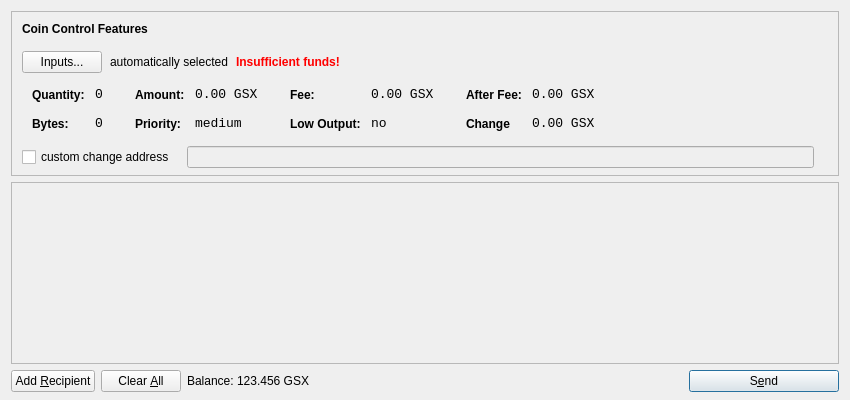
<?xml version="1.0" encoding="UTF-8"?>
<ui version="4.0">
 <class>SendCoinsDialog</class>
 <widget class="QDialog" name="SendCoinsDialog">
  <property name="geometry">
   <rect>
    <x>0</x>
    <y>0</y>
    <width>850</width>
    <height>400</height>
   </rect>
  </property>
  <property name="windowTitle">
   <string>Send Coins</string>
  </property>
  <layout class="QVBoxLayout" name="verticalLayout" stretch="0,1,0">
   <property name="bottomMargin">
    <number>8</number>
   </property>
   <item>
    <widget class="QFrame" name="frameCoinControl">
     <property name="sizePolicy">
      <sizepolicy hsizetype="Expanding" vsizetype="Expanding">
       <horstretch>0</horstretch>
       <verstretch>0</verstretch>
      </sizepolicy>
     </property>
     <property name="maximumSize">
      <size>
       <width>16777215</width>
       <height>16777215</height>
      </size>
     </property>
     <property name="frameShape">
      <enum>QFrame::StyledPanel</enum>
     </property>
     <property name="frameShadow">
      <enum>QFrame::Sunken</enum>
     </property>
     <layout class="QVBoxLayout" name="verticalLayoutCoinControl2">
      <property name="spacing">
       <number>-1</number>
      </property>
      <property name="leftMargin">
       <number>0</number>
      </property>
      <property name="topMargin">
       <number>0</number>
      </property>
      <property name="rightMargin">
       <number>0</number>
      </property>
      <property name="bottomMargin">
       <number>6</number>
      </property>
      <item>
       <layout class="QVBoxLayout" name="verticalLayoutCoinControl" stretch="0,0,0,0,1">
        <property name="spacing">
         <number>0</number>
        </property>
        <property name="leftMargin">
         <number>10</number>
        </property>
        <property name="topMargin">
         <number>10</number>
        </property>
        <item>
         <layout class="QHBoxLayout" name="horizontalLayoutCoinControl1">
          <property name="bottomMargin">
           <number>15</number>
          </property>
          <item>
           <widget class="QLabel" name="labelCoinControlFeatures">
            <property name="sizePolicy">
             <sizepolicy hsizetype="Preferred" vsizetype="Maximum">
              <horstretch>0</horstretch>
              <verstretch>0</verstretch>
             </sizepolicy>
            </property>
            <property name="font">
             <font>
              <weight>75</weight>
              <bold>true</bold>
             </font>
            </property>
            <property name="styleSheet">
             <string notr="true">font-weight:bold;</string>
            </property>
            <property name="text">
             <string>Coin Control Features</string>
            </property>
           </widget>
          </item>
         </layout>
        </item>
        <item>
         <layout class="QHBoxLayout" name="horizontalLayoutCoinControl2" stretch="0,0,0,0">
          <property name="spacing">
           <number>8</number>
          </property>
          <property name="bottomMargin">
           <number>10</number>
          </property>
          <item>
           <widget class="QPushButton" name="pushButtonCoinControl">
            <property name="styleSheet">
             <string notr="true"/>
            </property>
            <property name="text">
             <string>Inputs...</string>
            </property>
           </widget>
          </item>
          <item>
           <widget class="QLabel" name="labelCoinControlAutomaticallySelected">
            <property name="text">
             <string>automatically selected</string>
            </property>
            <property name="margin">
             <number>5</number>
            </property>
           </widget>
          </item>
          <item>
           <widget class="QLabel" name="labelCoinControlInsuffFunds">
            <property name="font">
             <font>
              <weight>75</weight>
              <bold>true</bold>
             </font>
            </property>
            <property name="styleSheet">
             <string notr="true">color:red;font-weight:bold;</string>
            </property>
            <property name="text">
             <string>Insufficient funds!</string>
            </property>
            <property name="margin">
             <number>5</number>
            </property>
           </widget>
          </item>
          <item>
           <spacer name="horizontalSpacerCoinControl">
            <property name="orientation">
             <enum>Qt::Horizontal</enum>
            </property>
            <property name="sizeHint" stdset="0">
             <size>
              <width>40</width>
              <height>1</height>
             </size>
            </property>
           </spacer>
          </item>
         </layout>
        </item>
        <item>
         <widget class="QWidget" name="widgetCoinControl" native="true">
          <property name="sizePolicy">
           <sizepolicy hsizetype="Preferred" vsizetype="Preferred">
            <horstretch>0</horstretch>
            <verstretch>0</verstretch>
           </sizepolicy>
          </property>
          <property name="minimumSize">
           <size>
            <width>0</width>
            <height>0</height>
           </size>
          </property>
          <property name="styleSheet">
           <string notr="true"/>
          </property>
          <layout class="QHBoxLayout" name="horizontalLayoutCoinControl5">
           <property name="margin">
            <number>0</number>
           </property>
           <item>
            <layout class="QHBoxLayout" name="horizontalLayoutCoinControl3" stretch="0,0,0,1">
             <property name="spacing">
              <number>20</number>
             </property>
             <property name="topMargin">
              <number>0</number>
             </property>
             <property name="bottomMargin">
              <number>10</number>
             </property>
             <item>
              <layout class="QFormLayout" name="formLayoutCoinControl1">
               <property name="horizontalSpacing">
                <number>10</number>
               </property>
               <property name="verticalSpacing">
                <number>14</number>
               </property>
               <property name="leftMargin">
                <number>10</number>
               </property>
               <property name="topMargin">
                <number>4</number>
               </property>
               <property name="rightMargin">
                <number>6</number>
               </property>
               <item row="0" column="0">
                <widget class="QLabel" name="labelCoinControlQuantityText">
                 <property name="styleSheet">
                  <string notr="true">font-weight:bold;</string>
                 </property>
                 <property name="text">
                  <string>Quantity:</string>
                 </property>
                 <property name="margin">
                  <number>0</number>
                 </property>
                </widget>
               </item>
               <item row="0" column="1">
                <widget class="QLabel" name="labelCoinControlQuantity">
                 <property name="font">
                  <font>
                   <family>Monospace</family>
                   <pointsize>10</pointsize>
                  </font>
                 </property>
                 <property name="cursor">
                  <cursorShape>IBeamCursor</cursorShape>
                 </property>
                 <property name="contextMenuPolicy">
                  <enum>Qt::ActionsContextMenu</enum>
                 </property>
                 <property name="text">
                  <string>0</string>
                 </property>
                 <property name="margin">
                  <number>0</number>
                 </property>
                 <property name="textInteractionFlags">
                  <set>Qt::LinksAccessibleByMouse|Qt::TextSelectableByKeyboard|Qt::TextSelectableByMouse</set>
                 </property>
                </widget>
               </item>
               <item row="1" column="0">
                <widget class="QLabel" name="labelCoinControlBytesText">
                 <property name="styleSheet">
                  <string notr="true">font-weight:bold;</string>
                 </property>
                 <property name="text">
                  <string>Bytes:</string>
                 </property>
                </widget>
               </item>
               <item row="1" column="1">
                <widget class="QLabel" name="labelCoinControlBytes">
                 <property name="font">
                  <font>
                   <family>Monospace</family>
                   <pointsize>10</pointsize>
                  </font>
                 </property>
                 <property name="cursor">
                  <cursorShape>IBeamCursor</cursorShape>
                 </property>
                 <property name="contextMenuPolicy">
                  <enum>Qt::ActionsContextMenu</enum>
                 </property>
                 <property name="text">
                  <string>0</string>
                 </property>
                 <property name="textInteractionFlags">
                  <set>Qt::LinksAccessibleByMouse|Qt::TextSelectableByKeyboard|Qt::TextSelectableByMouse</set>
                 </property>
                </widget>
               </item>
              </layout>
             </item>
             <item>
              <layout class="QFormLayout" name="formLayoutCoinControl2">
               <property name="horizontalSpacing">
                <number>10</number>
               </property>
               <property name="verticalSpacing">
                <number>14</number>
               </property>
               <property name="leftMargin">
                <number>6</number>
               </property>
               <property name="topMargin">
                <number>4</number>
               </property>
               <property name="rightMargin">
                <number>6</number>
               </property>
               <item row="0" column="0">
                <widget class="QLabel" name="labelCoinControlAmountText">
                 <property name="styleSheet">
                  <string notr="true">font-weight:bold;</string>
                 </property>
                 <property name="text">
                  <string>Amount:</string>
                 </property>
                 <property name="margin">
                  <number>0</number>
                 </property>
                </widget>
               </item>
               <item row="0" column="1">
                <widget class="QLabel" name="labelCoinControlAmount">
                 <property name="font">
                  <font>
                   <family>Monospace</family>
                   <pointsize>10</pointsize>
                  </font>
                 </property>
                 <property name="cursor">
                  <cursorShape>IBeamCursor</cursorShape>
                 </property>
                 <property name="contextMenuPolicy">
                  <enum>Qt::ActionsContextMenu</enum>
                 </property>
                 <property name="text">
                  <string>0.00 GSX</string>
                 </property>
                 <property name="textInteractionFlags">
                  <set>Qt::LinksAccessibleByMouse|Qt::TextSelectableByKeyboard|Qt::TextSelectableByMouse</set>
                 </property>
                </widget>
               </item>
               <item row="1" column="0">
                <widget class="QLabel" name="labelCoinControlPriorityText">
                 <property name="styleSheet">
                  <string notr="true">font-weight:bold;</string>
                 </property>
                 <property name="text">
                  <string>Priority:</string>
                 </property>
                </widget>
               </item>
               <item row="1" column="1">
                <widget class="QLabel" name="labelCoinControlPriority">
                 <property name="font">
                  <font>
                   <family>Monospace</family>
                   <pointsize>10</pointsize>
                  </font>
                 </property>
                 <property name="cursor">
                  <cursorShape>IBeamCursor</cursorShape>
                 </property>
                 <property name="contextMenuPolicy">
                  <enum>Qt::ActionsContextMenu</enum>
                 </property>
                 <property name="text">
                  <string>medium</string>
                 </property>
                 <property name="textInteractionFlags">
                  <set>Qt::LinksAccessibleByMouse|Qt::TextSelectableByKeyboard|Qt::TextSelectableByMouse</set>
                 </property>
                </widget>
               </item>
              </layout>
             </item>
             <item>
              <layout class="QFormLayout" name="formLayoutCoinControl3">
               <property name="horizontalSpacing">
                <number>10</number>
               </property>
               <property name="verticalSpacing">
                <number>14</number>
               </property>
               <property name="leftMargin">
                <number>6</number>
               </property>
               <property name="topMargin">
                <number>4</number>
               </property>
               <property name="rightMargin">
                <number>6</number>
               </property>
               <item row="0" column="0">
                <widget class="QLabel" name="labelCoinControlFeeText">
                 <property name="styleSheet">
                  <string notr="true">font-weight:bold;</string>
                 </property>
                 <property name="text">
                  <string>Fee:</string>
                 </property>
                 <property name="margin">
                  <number>0</number>
                 </property>
                </widget>
               </item>
               <item row="0" column="1">
                <widget class="QLabel" name="labelCoinControlFee">
                 <property name="font">
                  <font>
                   <family>Monospace</family>
                   <pointsize>10</pointsize>
                  </font>
                 </property>
                 <property name="cursor">
                  <cursorShape>IBeamCursor</cursorShape>
                 </property>
                 <property name="contextMenuPolicy">
                  <enum>Qt::ActionsContextMenu</enum>
                 </property>
                 <property name="text">
                  <string>0.00 GSX</string>
                 </property>
                 <property name="textInteractionFlags">
                  <set>Qt::LinksAccessibleByMouse|Qt::TextSelectableByKeyboard|Qt::TextSelectableByMouse</set>
                 </property>
                </widget>
               </item>
               <item row="1" column="0">
                <widget class="QLabel" name="labelCoinControlLowOutputText">
                 <property name="styleSheet">
                  <string notr="true">font-weight:bold;</string>
                 </property>
                 <property name="text">
                  <string>Low Output:</string>
                 </property>
                </widget>
               </item>
               <item row="1" column="1">
                <widget class="QLabel" name="labelCoinControlLowOutput">
                 <property name="font">
                  <font>
                   <family>Monospace</family>
                   <pointsize>10</pointsize>
                  </font>
                 </property>
                 <property name="cursor">
                  <cursorShape>IBeamCursor</cursorShape>
                 </property>
                 <property name="contextMenuPolicy">
                  <enum>Qt::ActionsContextMenu</enum>
                 </property>
                 <property name="text">
                  <string>no</string>
                 </property>
                 <property name="textInteractionFlags">
                  <set>Qt::LinksAccessibleByMouse|Qt::TextSelectableByKeyboard|Qt::TextSelectableByMouse</set>
                 </property>
                </widget>
               </item>
              </layout>
             </item>
             <item>
              <layout class="QFormLayout" name="formLayoutCoinControl4">
               <property name="horizontalSpacing">
                <number>10</number>
               </property>
               <property name="verticalSpacing">
                <number>14</number>
               </property>
               <property name="leftMargin">
                <number>6</number>
               </property>
               <property name="topMargin">
                <number>4</number>
               </property>
               <property name="rightMargin">
                <number>6</number>
               </property>
               <item row="0" column="0">
                <widget class="QLabel" name="labelCoinControlAfterFeeText">
                 <property name="styleSheet">
                  <string notr="true">font-weight:bold;</string>
                 </property>
                 <property name="text">
                  <string>After Fee:</string>
                 </property>
                 <property name="margin">
                  <number>0</number>
                 </property>
                </widget>
               </item>
               <item row="0" column="1">
                <widget class="QLabel" name="labelCoinControlAfterFee">
                 <property name="font">
                  <font>
                   <family>Monospace</family>
                   <pointsize>10</pointsize>
                  </font>
                 </property>
                 <property name="cursor">
                  <cursorShape>IBeamCursor</cursorShape>
                 </property>
                 <property name="contextMenuPolicy">
                  <enum>Qt::ActionsContextMenu</enum>
                 </property>
                 <property name="text">
                  <string>0.00 GSX</string>
                 </property>
                 <property name="textInteractionFlags">
                  <set>Qt::LinksAccessibleByMouse|Qt::TextSelectableByKeyboard|Qt::TextSelectableByMouse</set>
                 </property>
                </widget>
               </item>
               <item row="1" column="0">
                <widget class="QLabel" name="labelCoinControlChangeText">
                 <property name="styleSheet">
                  <string notr="true">font-weight:bold;</string>
                 </property>
                 <property name="text">
                  <string>Change</string>
                 </property>
                </widget>
               </item>
               <item row="1" column="1">
                <widget class="QLabel" name="labelCoinControlChange">
                 <property name="font">
                  <font>
                   <family>Monospace</family>
                   <pointsize>10</pointsize>
                  </font>
                 </property>
                 <property name="cursor">
                  <cursorShape>IBeamCursor</cursorShape>
                 </property>
                 <property name="contextMenuPolicy">
                  <enum>Qt::ActionsContextMenu</enum>
                 </property>
                 <property name="text">
                  <string>0.00 GSX</string>
                 </property>
                 <property name="textInteractionFlags">
                  <set>Qt::LinksAccessibleByMouse|Qt::TextSelectableByKeyboard|Qt::TextSelectableByMouse</set>
                 </property>
                </widget>
               </item>
              </layout>
             </item>
            </layout>
           </item>
          </layout>
         </widget>
        </item>
        <item>
         <layout class="QHBoxLayout" name="horizontalLayoutCoinControl4" stretch="0,0,0">
          <property name="spacing">
           <number>12</number>
          </property>
          <property name="sizeConstraint">
           <enum>QLayout::SetDefaultConstraint</enum>
          </property>
          <property name="topMargin">
           <number>5</number>
          </property>
          <property name="rightMargin">
           <number>5</number>
          </property>
          <item>
           <widget class="QCheckBox" name="checkBoxCoinControlChange">
            <property name="text">
             <string>custom change address</string>
            </property>
           </widget>
          </item>
          <item>
           <widget class="QLineEdit" name="lineEditCoinControlChange">
            <property name="enabled">
             <bool>false</bool>
            </property>
            <property name="sizePolicy">
             <sizepolicy hsizetype="Expanding" vsizetype="Fixed">
              <horstretch>0</horstretch>
              <verstretch>0</verstretch>
             </sizepolicy>
            </property>
           </widget>
          </item>
          <item>
           <widget class="QLabel" name="labelCoinControlChangeLabel">
            <property name="sizePolicy">
             <sizepolicy hsizetype="Preferred" vsizetype="Expanding">
              <horstretch>0</horstretch>
              <verstretch>0</verstretch>
             </sizepolicy>
            </property>
            <property name="minimumSize">
             <size>
              <width>0</width>
              <height>0</height>
             </size>
            </property>
            <property name="text">
             <string/>
            </property>
            <property name="margin">
             <number>3</number>
            </property>
           </widget>
          </item>
         </layout>
        </item>
        <item>
         <spacer name="verticalSpacerCoinControl">
          <property name="orientation">
           <enum>Qt::Vertical</enum>
          </property>
          <property name="sizeHint" stdset="0">
           <size>
            <width>800</width>
            <height>1</height>
           </size>
          </property>
         </spacer>
        </item>
       </layout>
      </item>
     </layout>
    </widget>
   </item>
   <item>
    <widget class="QScrollArea" name="scrollArea">
     <property name="widgetResizable">
      <bool>true</bool>
     </property>
     <widget class="QWidget" name="scrollAreaWidgetContents">
      <property name="geometry">
       <rect>
        <x>0</x>
        <y>0</y>
        <width>830</width>
        <height>165</height>
       </rect>
      </property>
      <layout class="QVBoxLayout" name="verticalLayout_2">
       <property name="margin">
        <number>0</number>
       </property>
       <item>
        <layout class="QVBoxLayout" name="entries">
         <property name="spacing">
          <number>6</number>
         </property>
        </layout>
       </item>
       <item>
        <spacer name="verticalSpacer">
         <property name="orientation">
          <enum>Qt::Vertical</enum>
         </property>
         <property name="sizeHint" stdset="0">
          <size>
           <width>20</width>
           <height>40</height>
          </size>
         </property>
        </spacer>
       </item>
      </layout>
     </widget>
    </widget>
   </item>
   <item>
    <layout class="QHBoxLayout" name="horizontalLayout">
     <item>
      <widget class="QPushButton" name="addButton">
       <property name="toolTip">
        <string>Send to multiple recipients at once</string>
       </property>
       <property name="text">
        <string>Add &amp;Recipient</string>
       </property>
       <property name="autoDefault">
        <bool>false</bool>
       </property>
      </widget>
     </item>
     <item>
      <widget class="QPushButton" name="clearButton">
       <property name="sizePolicy">
        <sizepolicy hsizetype="Minimum" vsizetype="Fixed">
         <horstretch>0</horstretch>
         <verstretch>0</verstretch>
        </sizepolicy>
       </property>
       <property name="toolTip">
        <string>Remove all transaction fields</string>
       </property>
       <property name="text">
        <string>Clear &amp;All</string>
       </property>
       <property name="autoRepeatDelay">
        <number>300</number>
       </property>
       <property name="autoDefault">
        <bool>false</bool>
       </property>
      </widget>
     </item>
     <item>
      <layout class="QHBoxLayout" name="horizontalLayout_2">
       <property name="spacing">
        <number>3</number>
       </property>
       <item>
        <widget class="QLabel" name="label">
         <property name="sizePolicy">
          <sizepolicy hsizetype="Preferred" vsizetype="Fixed">
           <horstretch>0</horstretch>
           <verstretch>0</verstretch>
          </sizepolicy>
         </property>
         <property name="text">
          <string>Balance:</string>
         </property>
        </widget>
       </item>
       <item>
        <widget class="QLabel" name="labelBalance">
         <property name="sizePolicy">
          <sizepolicy hsizetype="Preferred" vsizetype="Fixed">
           <horstretch>0</horstretch>
           <verstretch>0</verstretch>
          </sizepolicy>
         </property>
         <property name="cursor">
          <cursorShape>IBeamCursor</cursorShape>
         </property>
         <property name="text">
          <string>123.456 GSX</string>
         </property>
         <property name="textInteractionFlags">
          <set>Qt::LinksAccessibleByMouse|Qt::TextSelectableByKeyboard|Qt::TextSelectableByMouse</set>
         </property>
        </widget>
       </item>
      </layout>
     </item>
     <item>
      <spacer name="horizontalSpacer">
       <property name="orientation">
        <enum>Qt::Horizontal</enum>
       </property>
       <property name="sizeHint" stdset="0">
        <size>
         <width>40</width>
         <height>20</height>
        </size>
       </property>
      </spacer>
     </item>
     <item>
      <widget class="QPushButton" name="sendButton">
       <property name="minimumSize">
        <size>
         <width>150</width>
         <height>0</height>
        </size>
       </property>
       <property name="toolTip">
        <string>Confirm the send action</string>
       </property>
       <property name="text">
        <string>S&amp;end</string>
       </property>
       <property name="icon">
        <iconset resource="../bitcoin.qrc">
         <normaloff>:/icons/send</normaloff>:/icons/send</iconset>
       </property>
       <property name="default">
        <bool>true</bool>
       </property>
      </widget>
     </item>
    </layout>
   </item>
  </layout>
 </widget>
 <resources>
  <include location="../bitcoin.qrc"/>
 </resources>
 <connections/>
</ui>
